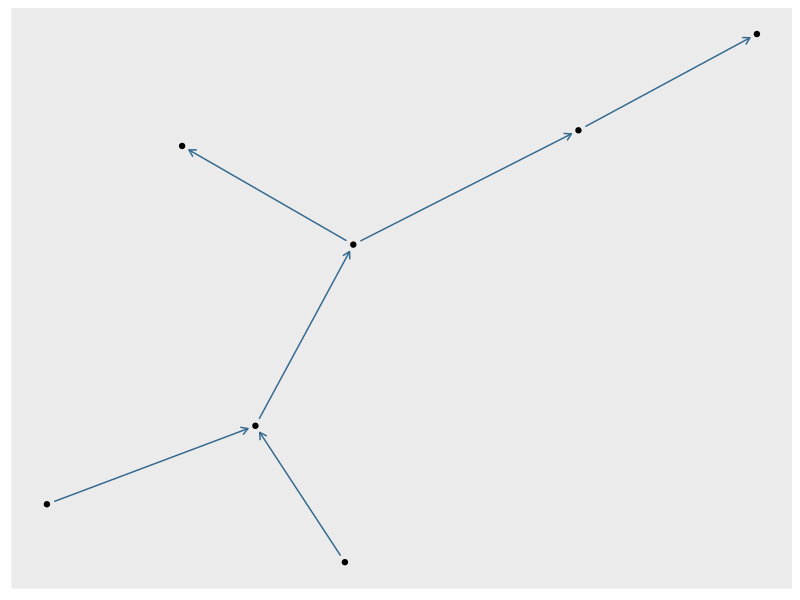
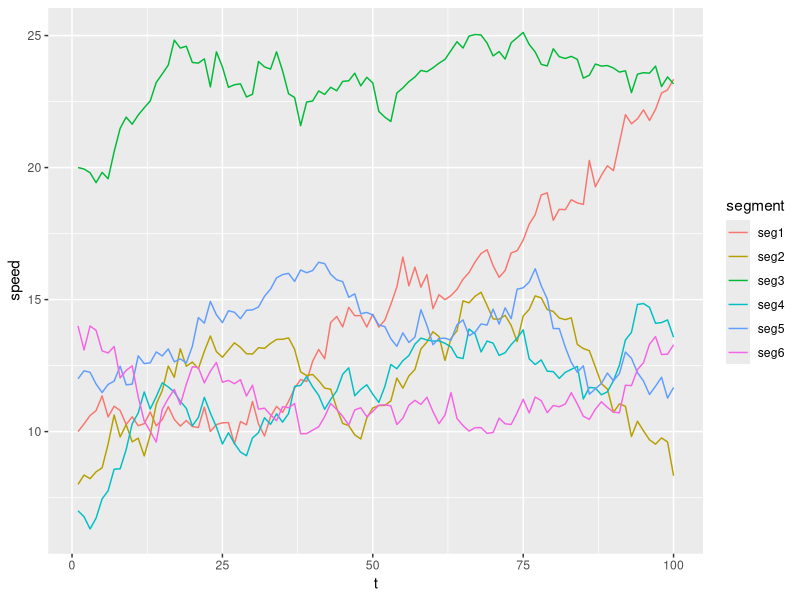
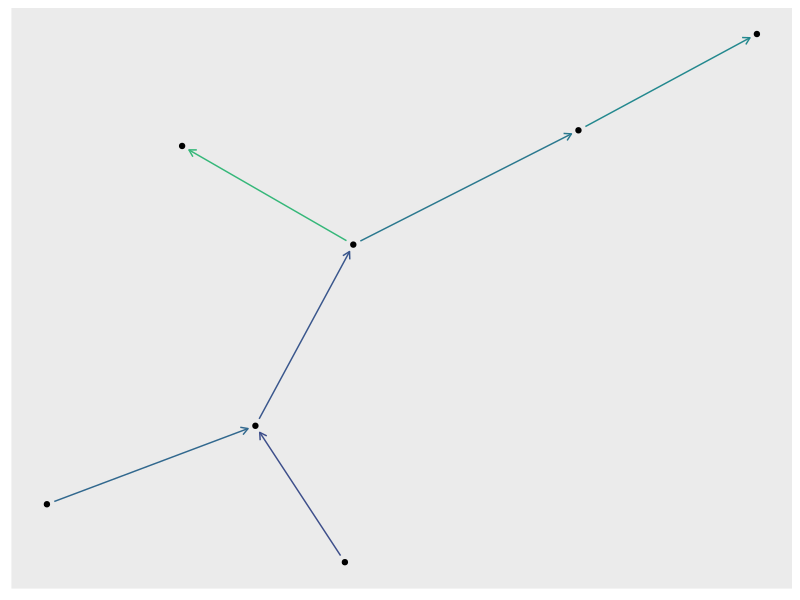
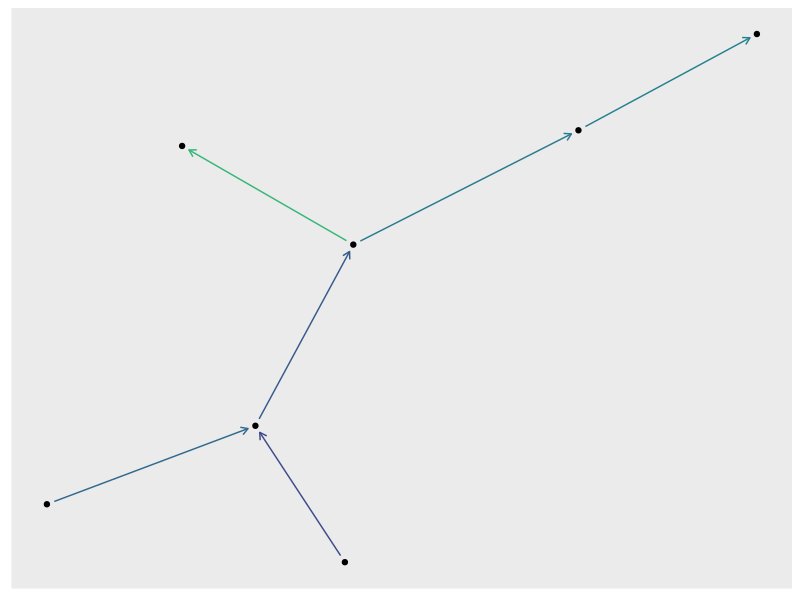
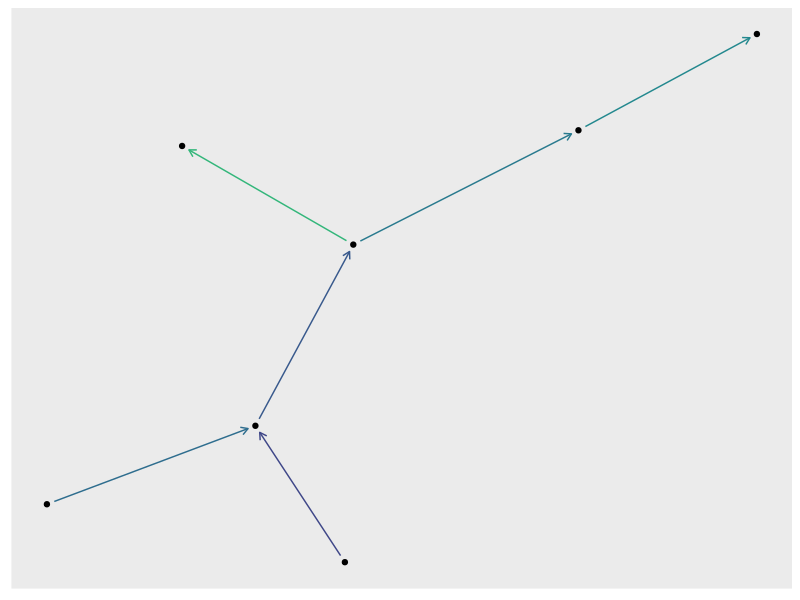
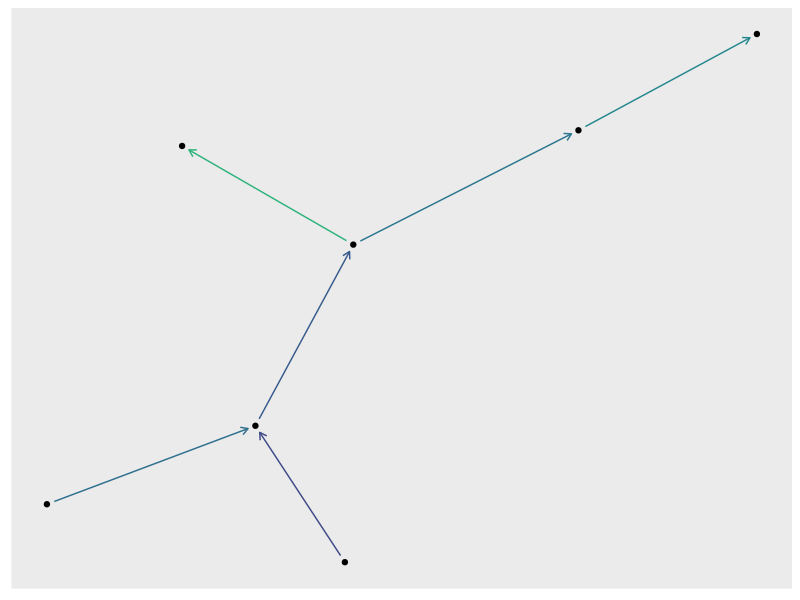
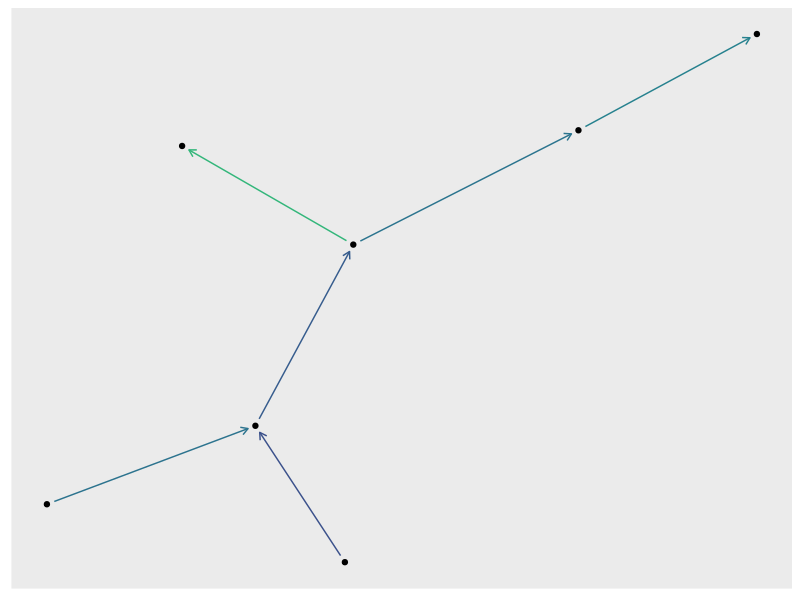
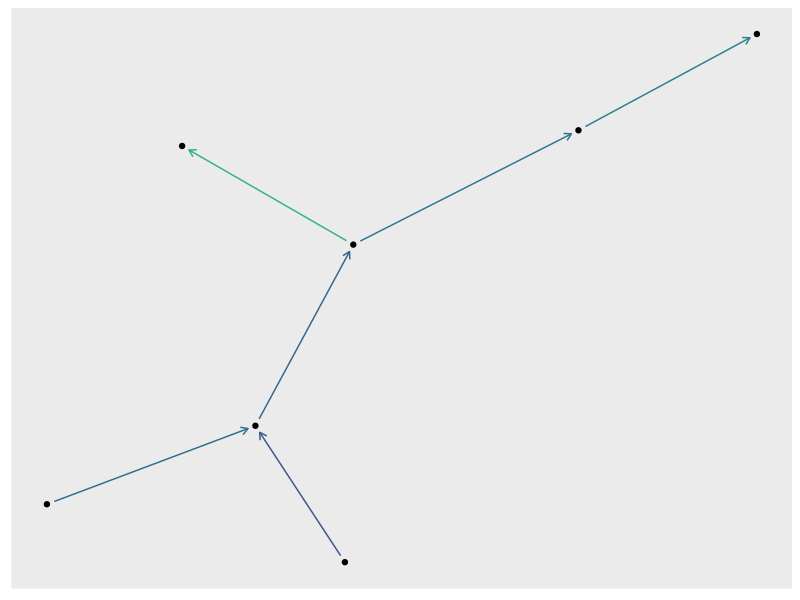

The R script that drew these images, in order: (Note: this script raises an error after producing the figures.)
## create a transition matrix using adjacent segments
library(tidyverse)
library(ggraph)
library(tidygraph)
library(Matrix)

# 1. create a toy network
segments <- 
    tibble(
        id = 1:6,
        from = c(1:3, 5, 3, 6),
        to = c(2:4, 2, 6, 7)
    )

# 1b. plot the example
nwgraph <- as_tbl_graph(segments)
drawnw <- function(nw, speeds = 10, .seed = 1234) {
    set.seed(.seed)
    ggraph(nwgraph, layout="nicely") +
        geom_edge_fan(
            aes(color = speeds),
            arrow = arrow(length = unit(2, 'mm')), 
            start_cap = circle(2, 'mm'),
            end_cap = circle(2, 'mm')
        ) +
        geom_node_point() +
        scale_edge_color_gradientn(colours = viridis::viridis(256), limits = c(0, 30)) +
        theme(legend.position = "none")
}
drawnw(nwgraph)

# 2. generate matrix
generate_matrix <- function(x) {
    m <- Matrix(diag(nrow(x)), doDiag = FALSE)
    ## convert id to factor
    x$id <- as.integer(as.factor(x$id))
    ids <- unique(c(x$from, x$to))
    x$from <- as.integer(factor(x$from, levels = ids))
    x$to <- as.integer(factor(x$to, levels = ids))
    for (i in seq_along(1:nrow(m))) {
        toi <- x$id[x$to == x$from[i]]
        fromi <- x$id[x$from == x$to[i]]
        if (length(toi) > 0) m[i, toi] <- 1
        if (length(fromi) > 0) m[i, fromi] <- 1
    }
    sweep(m, 1, rowSums(m), "/")
}

mat <- generate_matrix(segments)

# 2b. test it
library(mvtnorm)

plotspeedmatrix <- function(x) {
    colnames(x) <- paste0("seg", 1:ncol(x))
    x %>% as.tibble %>% mutate(t = 1:n()) %>%
        gather(key = "segment", value = "speed", -t) %>%
        ggplot(aes(t, speed, group = segment, color = segment)) +
            geom_path()
}

### simulation 1: uncorrelated speeds
## cols: segments; rows: times
set.seed(12345)
Y <- matrix(NA, nrow = 100, ncol = 6)
Y[1, ] <- c(10, 8, 20, 7, 12, 14)
for (i in 2:nrow(Y)) {
    Y[i, ] <- rnorm(ncol(Y), Y[i-1,], 0.5)
}
plotspeedmatrix(Y)
apply(Y, 1, function(x) {
    dev.hold()
    print(drawnw(nwgraph, x))
    dev.flush(dev.flush())
    # Sys.sleep(1)
})

## we want to estimate p(F | mu, sigma, X, Y), assuming mu(t) = mu for all t
X <- Y * NA

jags.data <- list(M = ncol(Y), T = nrow(Y), Y = Y)

jags.fit <- jags.model('scripts/nw_model.jags', jags.data, n.chains = 4)
fsamps <- coda.samples(jags.fit, c('sigma'), n.iter = 10000, thin = 10)
summary(fsamps)

plot(fsamps)

F <- generate_matrix(segments)
Q <- Matrix(diag(ncol(X)) * 10)  ## system noise
R <- Matrix(diag(ncol(X)) * 5)   ## measurement error
I <- Matrix(diag(ncol(X)))       ## an identity matrix




xhat <- cbind(rep(10, ncol(X)))
P <- Matrix(diag(ncol(X)) * 100, doDiag = FALSE)

pb <- txtProgressBar(0, nrow(Y), style = 3)
for (i in 1:nrow(Y)) {
    ## predict
    xhat <- as.matrix(F %*% xhat)
    P <- F %*% P %*% t(F) + Q

    ## update
    y <- Y[i, ] - xhat
    y[is.na(y)] <- 0
    S <- R + P
    K <- P %*% solve(S)
    X[i, ] <- xhat <- xhat + as.matrix(K %*% y)
    P <- (I - K) %*% P %*% t(I - K) + K %*% R %*% t(K)
    setTxtProgressBar(pb, i)
}; close(pb)


drawnw(nwgraph, speeds[, 1])
for (i in 1:nrow(X)) {
    p <- drawnw(nwgraph, X[i, ])
    dev.hold()
    print(p)
    dev.flush()
}

plotspeedmatrix(Y)


# 3. use data ("speeds") to calculate coefficients
